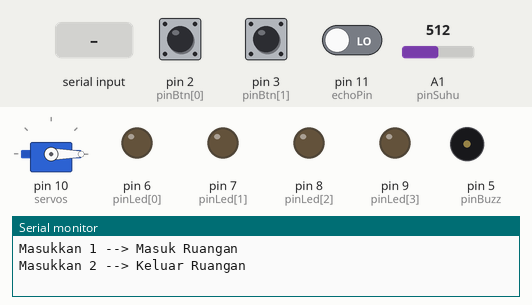
The sketch below on a simulated Arduino Uno, built with avr-gcc and run on an emulated ATmega328P. Parts: servo, output pins drawn as LEDs (lit = HIGH), buzzer (waves = sounding, pin HIGH), the last lines printed to the serial monitor. Inputs (shaded band) come from the test bench; at power-on: pin 2 (pinBtn[0]) HIGH, pin 3 (pinBtn[1]) HIGH, pin 11 (echoPin) LOW, A1 (pinSuhu) = 512. Pins used as bus, display or sensor lines are not drawn.

Above: at 1.2 s.
1.3 s: "1" received over Serial
At 3.9 s:
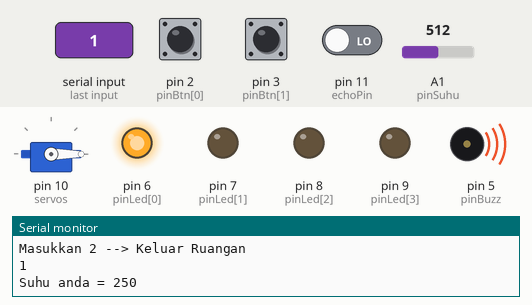
4.3 s: pin 2 (pinBtn[0]) pulled LOW for 0.15 s
At 4.4 s:
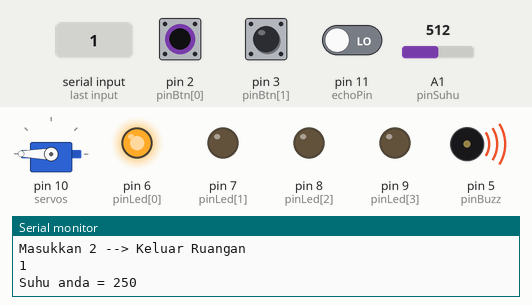
6.0 s: "2" received over Serial
At 8.6 s:
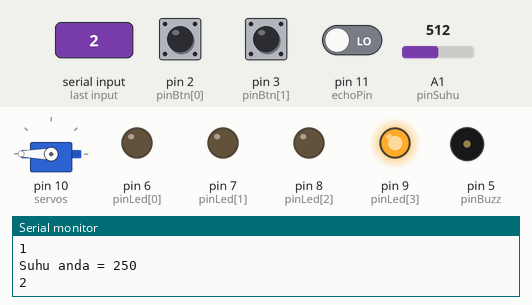
9.0 s: pin 3 (pinBtn[1]) pulled LOW for 0.15 s
At 9.5 s:
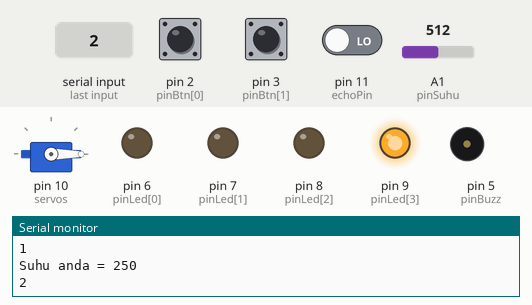
11.7 s: pin 2 (pinBtn[0]) pulled LOW for 1 s
At 12.0 s:
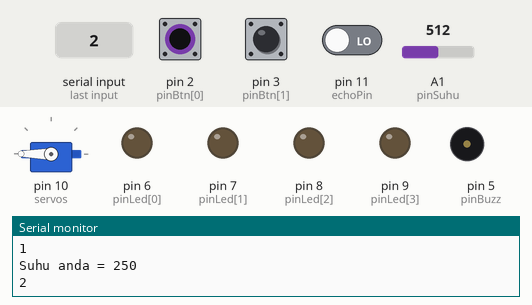
14.2 s: pin 3 (pinBtn[1]) pulled LOW for 1 s
At 15.9 s:
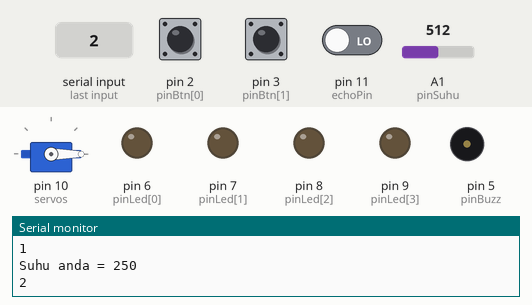
Timing chart, 0 to 17.4 s (numbered marks = the images above; inputs shaded):
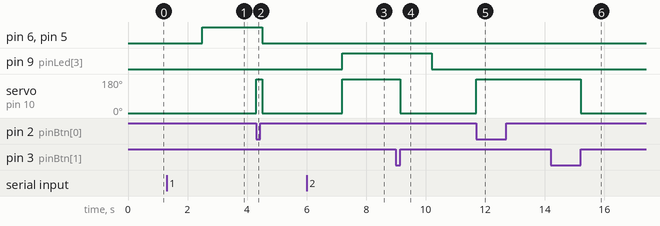

The sketch:

praktikum_3.ino
```cpp
//inisialisasi variabel
#include <Servo.h>
#define echoPin 11
#define trigPin 12
Servo servos;
int pinLed[] = {6,7,8,9};
int pinBtn[] = {2,3,4};
int pinSuhu = A1;
int pinBuzz = 5;

int sudut = 0;
long durasi;
int jarak;

void setup() {
  for (int i=0; i<4; i++){
    pinMode(pinLed[i], OUTPUT);
  }

  for (int i=0; i<3; i++){
    pinMode(pinBtn[i], INPUT_PULLUP);
  }

  pinMode(echoPin, INPUT);
  pinMode(trigPin, OUTPUT);
  pinMode(pinBuzz, OUTPUT);

  servos.attach(10);
  Serial.begin(9600);

  attachInterrupt(digitalPinToInterrupt(pinBtn[0]), bukaServo, FALLING);
  attachInterrupt(digitalPinToInterrupt(pinBtn[1]), tutupServo, RISING);

  Serial.println("Masukkan 1 --> Masuk Ruangan");
  Serial.println("Masukkan 2 --> Keluar Ruangan");
  Serial.println();

  servos.write(0);
}

int cekSuhu(int pin){
  int suhu = 0;
  suhu = analogRead(pin);
  float vout = suhu*(5000/1024.0);
  float temperatur = vout/10;
  return temperatur;
}

int cekJarak(){
  digitalWrite(trigPin, LOW);
  delay(100);
  digitalWrite(trigPin, HIGH);
  delay(100);
  digitalWrite(trigPin, LOW);
  durasi = pulseIn(echoPin, HIGH);
  jarak = durasi * 0.034 / 2;
  return jarak;
}

void bukaServo(){
  servos.write(180);
//  delay();
}

void tutupServo(){
  servos.write(0);
}

void loop() {
  cekSuhu(pinSuhu);
  if(Serial.available()){
    int pilihan = Serial.read();
    if(pilihan == 49){
      Serial.println("1");
      if(cekJarak() <= 200){
        if(cekSuhu(pinSuhu) >= 38){
          Serial.print("Suhu anda = ");
          Serial.println(cekSuhu(pinSuhu));
          digitalWrite(pinBuzz, HIGH);
          digitalWrite(pinLed[0], HIGH);
          delay(2000);
          digitalWrite(pinBuzz, LOW);
          digitalWrite(pinLed[0], LOW);
          servos.write(0);
        }else{
          Serial.print("Suhu anda = ");
          Serial.println(cekSuhu(pinSuhu));
          digitalWrite(pinBuzz,LOW);
          digitalWrite(pinLed[1], HIGH);
          servos.write(180);
          delay(3000);
          servos.write(0);
          digitalWrite(pinLed[1], LOW);
        }
      }else{
        Serial.println("Jarak terlalu jauh");
        delay(500);
        digitalWrite(pinBuzz,LOW);
        servos.write(0);
      }
    }
    if(pilihan == 50){
      Serial.println("2");
      if(cekJarak() <= 200){
        digitalWrite(pinLed[3], HIGH);
        servos.write(180);
        delay(3000);
        servos.write(0);
        digitalWrite(pinLed[3], LOW);
      }else{
        digitalWrite(pinLed[2], HIGH);
        servos.write(0);
        digitalWrite(pinLed[2], LOW);
      }
    }
  }
}
```

Measured:
- after the input at 1.3 s, pin 6 (pinLed[0]), pin 5 (pinBuzz): LOW → HIGH after 1.2 s
- after the input at 4.3 s, servo on pin 10 (servos): 0° → 180° at once, → 0° 0.20 s later
- after the input at 6.0 s, pin 9 (pinLed[3]): LOW → HIGH after 1.2 s; servo on pin 10 (servos): 0° → 180° after 1.2 s
- after the input at 9.0 s, servo on pin 10 (servos): 180° → 0° after 0.15 s instead of 1.2 s
- after the input at 11.7 s, servo on pin 10 (servos): 0° → 180° at once
- after the input at 14.2 s, servo on pin 10 (servos): 180° → 0° after 1.0 s
